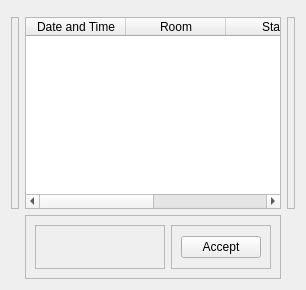
         <widget class="QWidget" name="checkqueue_page">
          <layout class="QGridLayout" name="gridLayout_13">
           <item row="0" column="1">
            <widget class="QFrame" name="frame_33">
             <property name="frameShape">
              <enum>QFrame::StyledPanel</enum>
             </property>
             <property name="frameShadow">
              <enum>QFrame::Raised</enum>
             </property>
            </widget>
           </item>
           <item row="1" column="0">
            <widget class="QFrame" name="frame_34">
             <property name="minimumSize">
              <size>
               <width>8</width>
               <height>0</height>
              </size>
             </property>
             <property name="frameShape">
              <enum>QFrame::StyledPanel</enum>
             </property>
             <property name="frameShadow">
              <enum>QFrame::Raised</enum>
             </property>
            </widget>
           </item>
           <item row="1" column="1">
            <widget class="QTableWidget" name="queue_table">
             <property name="contextMenuPolicy">
              <enum>Qt::DefaultContextMenu</enum>
             </property>
             <property name="gridStyle">
              <enum>Qt::SolidLine</enum>
             </property>
             <attribute name="horizontalHeaderShowSortIndicator" stdset="0">
              <bool>true</bool>
             </attribute>
             <attribute name="horizontalHeaderStretchLastSection">
              <bool>true</bool>
             </attribute>
             <attribute name="verticalHeaderStretchLastSection">
              <bool>false</bool>
             </attribute>
             <column>
              <property name="text">
               <string>Date and Time</string>
              </property>
             </column>
             <column>
              <property name="text">
               <string>Room</string>
              </property>
             </column>
             <column>
              <property name="text">
               <string>State</string>
              </property>
             </column>
             <column>
              <property name="text">
               <string>Reason</string>
              </property>
             </column>
            </widget>
           </item>
           <item row="1" column="2">
            <widget class="QFrame" name="frame_32">
             <property name="minimumSize">
              <size>
               <width>8</width>
               <height>0</height>
              </size>
             </property>
             <property name="frameShape">
              <enum>QFrame::StyledPanel</enum>
             </property>
             <property name="frameShadow">
              <enum>QFrame::Raised</enum>
             </property>
            </widget>
           </item>
           <item row="2" column="1">
            <widget class="QFrame" name="frame_35">
             <property name="minimumSize">
              <size>
               <width>0</width>
               <height>64</height>
              </size>
             </property>
             <property name="frameShape">
              <enum>QFrame::StyledPanel</enum>
             </property>
             <property name="frameShadow">
              <enum>QFrame::Raised</enum>
             </property>
             <layout class="QHBoxLayout" name="horizontalLayout_21">
              <item>
               <widget class="QFrame" name="frame_36">
                <property name="frameShape">
                 <enum>QFrame::StyledPanel</enum>
                </property>
                <property name="frameShadow">
                 <enum>QFrame::Raised</enum>
                </property>
               </widget>
              </item>
              <item>
               <widget class="QFrame" name="frame_64">
                <property name="sizePolicy">
                 <sizepolicy hsizetype="Fixed" vsizetype="Preferred">
                  <horstretch>0</horstretch>
                  <verstretch>0</verstretch>
                 </sizepolicy>
                </property>
                <property name="frameShape">
                 <enum>QFrame::StyledPanel</enum>
                </property>
                <property name="frameShadow">
                 <enum>QFrame::Raised</enum>
                </property>
                <layout class="QGridLayout" name="gridLayout_11">
                 <item row="0" column="0">
                  <widget class="QPushButton" name="acceptQueue_btn">
                   <property name="sizePolicy">
                    <sizepolicy hsizetype="Fixed" vsizetype="Fixed">
                     <horstretch>0</horstretch>
                     <verstretch>0</verstretch>
                    </sizepolicy>
                   </property>
                   <property name="text">
                    <string>Accept</string>
                   </property>
                   <property name="autoDefault">
                    <bool>false</bool>
                   </property>
                   <property name="default">
                    <bool>false</bool>
                   </property>
                   <property name="flat">
                    <bool>false</bool>
                   </property>
                  </widget>
                 </item>
                </layout>
               </widget>
              </item>
             </layout>
            </widget>
           </item>
          </layout>
         </widget>
